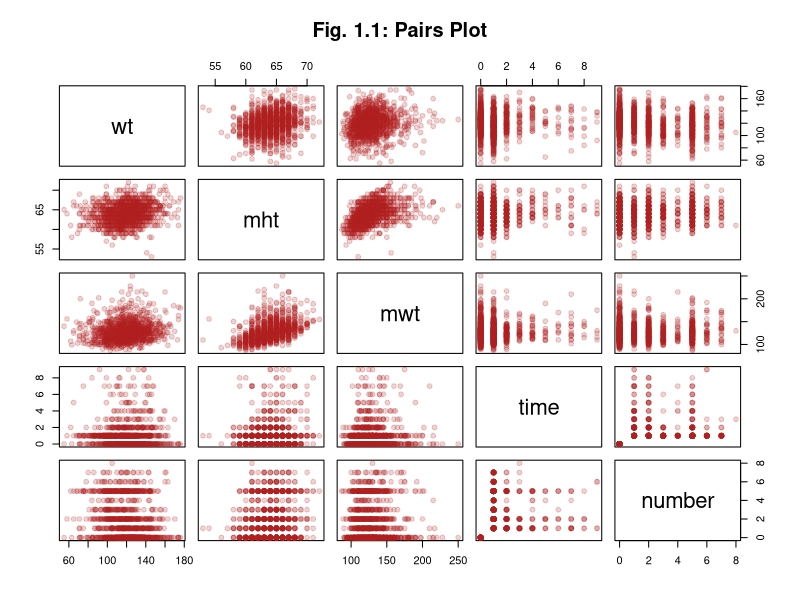
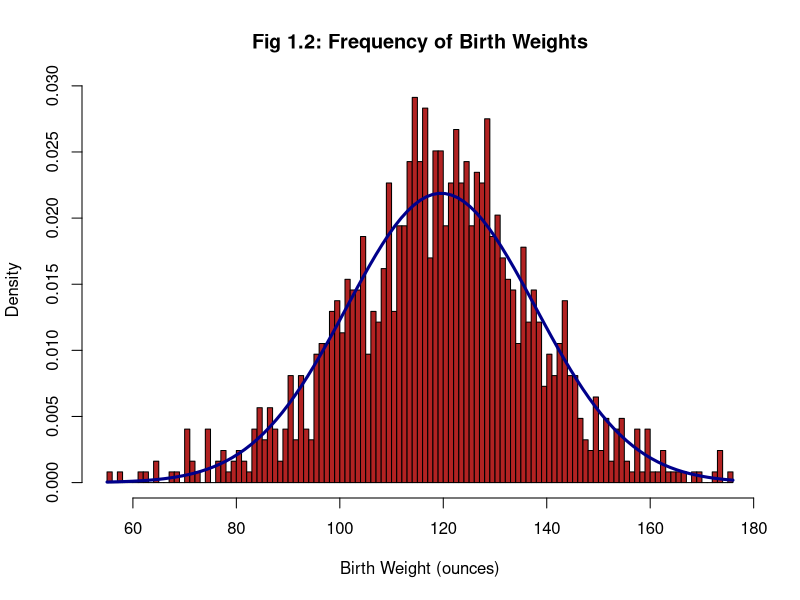
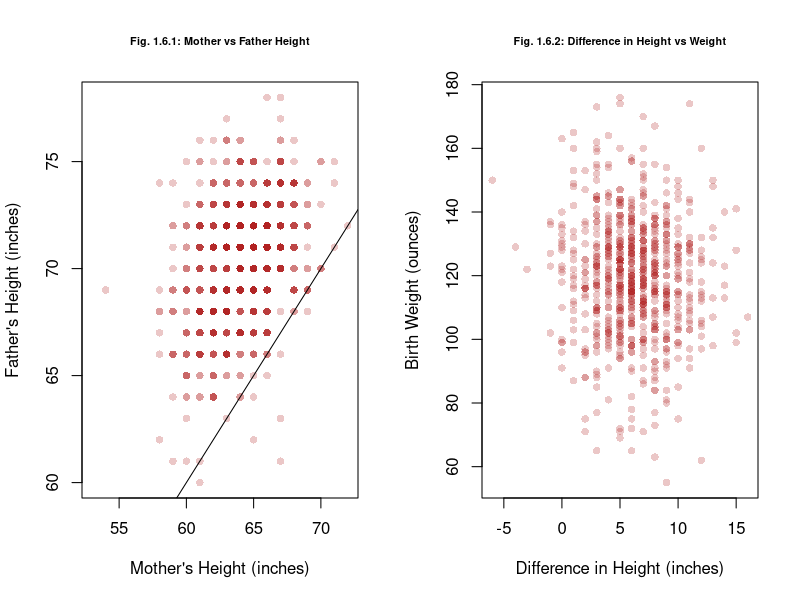
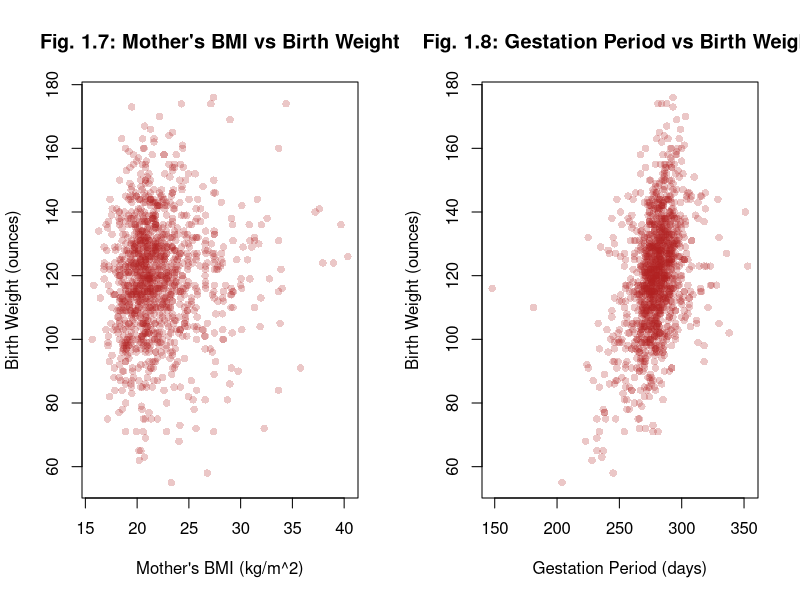
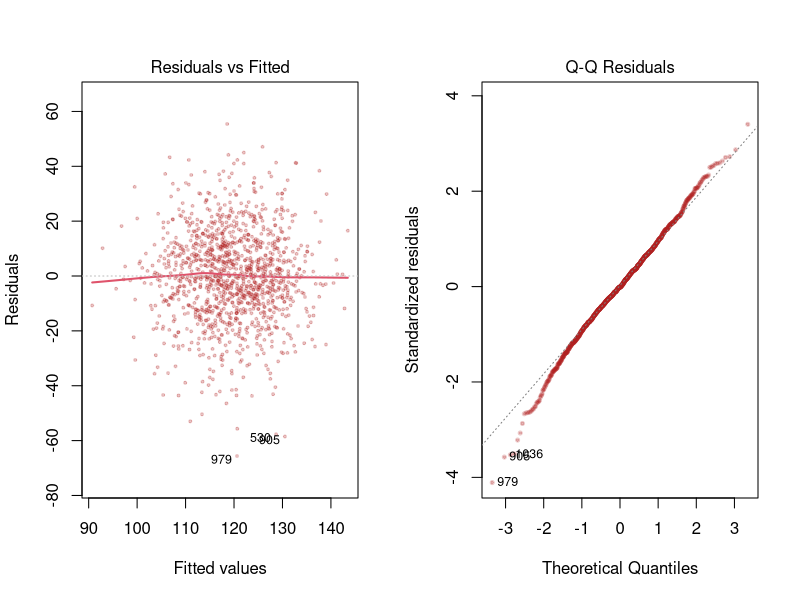
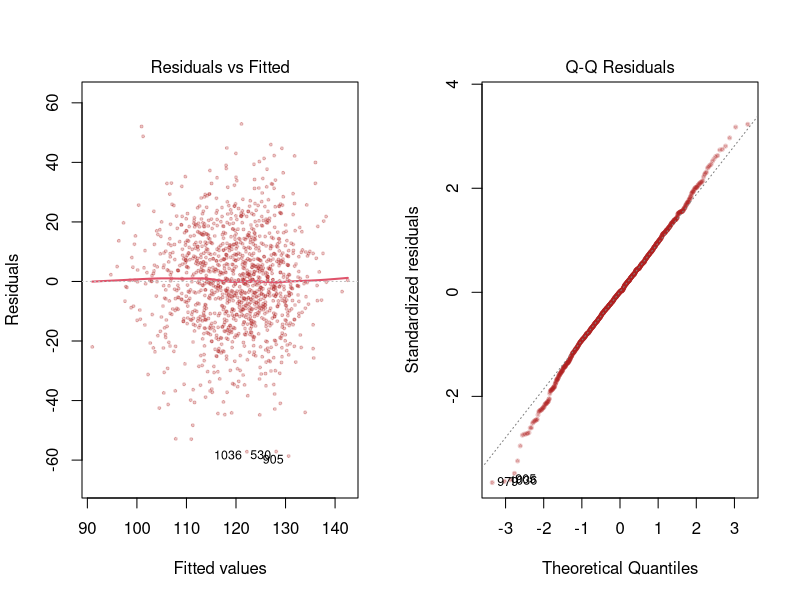
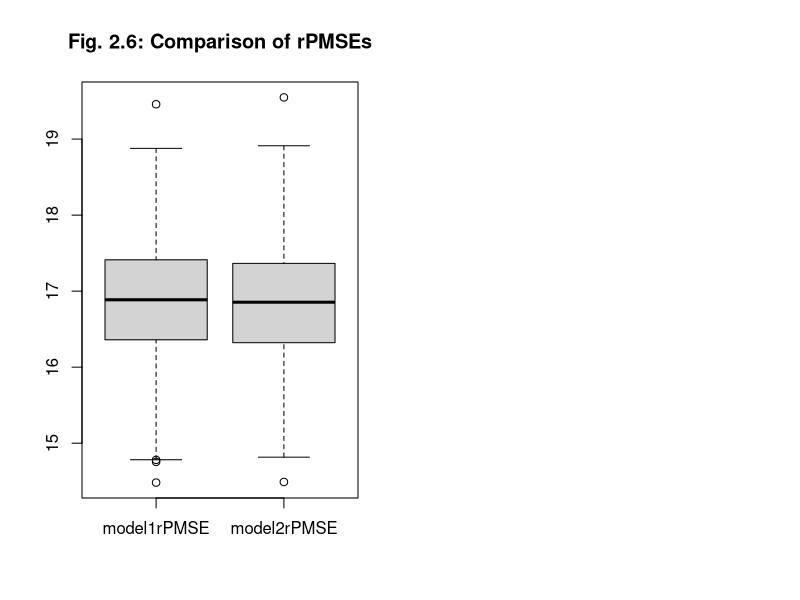
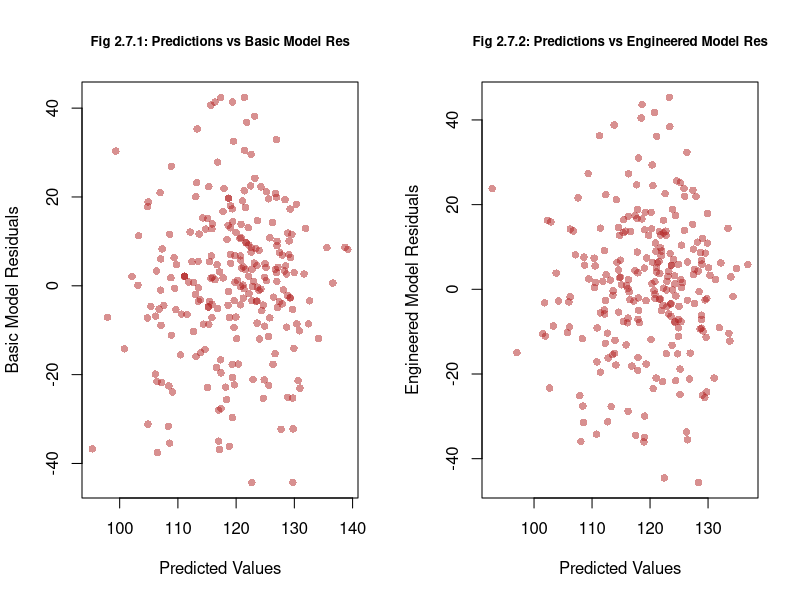

Here is the R script that generated these plots, in order:
## ---- chunk 1
# Knitr Configuration
knitr::opts_chunk$set(
  comment = NA,
  cache = TRUE,
  include = TRUE,
  echo = FALSE,
  results = "markup",
  fig.show = "asis",
  fig.height = 3.2,
  fig.align = "center"
)
## ---- chunk 2
# Define all the functions and constants used later

# Category names for Ethnicity variates
ethLabels <- c(
  "Caucasian",
  "Mexican",
  "African-American",
  "Asian",
  "Mixed",
  "Other"
)

# Category names for Education variates
edLabels <- c(
  "Elementary School",
  "Middle School",
  "High School",
  "High School + Trade School",
  "High School + Some College",
  "College Graduate",
  "Trade School",
  "High School Unclear"
)

# Number of imputed datasets
k <- 5

# Unit conversion factors
poundsToKg <- 0.453592
inchesToM <- 0.0254

# The boundaries for BMI categories ("Pregnancy weight gain: What's healthy?", 2017)

underweightNormalBoundary <- 18.5
normalOverweightBoundary <- 25
overweightObeseBoundary <- 30

# Use test 20% for test set in cross validation
testSetRatio = 0.2

# Number of cross-validation trials
# "Usually about a thousand is fine" - M. Lysy, Nov. 27, 2018
m <- 1000
## ---- chunk 3
# Input: bmi - a BMI
# Output: TRUE/FALSE depending on if the BMI falls into category in function name
isUnderweight <- function (bmi) bmi < underweightNormalBoundary
isNormal <- function (bmi) bmi < normalOverweightBoundary &
                           bmi >= underweightNormalBoundary
isOverweight <- function (bmi) bmi < overweightObeseBoundary &
                               bmi >= normalOverweightBoundary
isObese <- function (bmi) bmi >= overweightObeseBoundary

# Input: wtLbs - weight in pounds
#        htIn - height in inches
# Output: (double) BMI
bmi <- function (wtLbs, htIn) (wtLbs * poundsToKg) / (htIn * inchesToM)^2
## ---- chunk 4
# Roughly translate the "number" category to a floating point
# number of the actual number of cigarettes smoked
# Input: number - raw value for 'number' variable
# Output: (double) approximation of the number of individual cigarettes smoked per day
numCigs <- function (number) (number > 0 & number <= 4) * (5 * number - 2.5) +
                             (number > 4) * (10 * number - 25.5)
## ---- chunk 5
# Decode most categorical variates and encode them as labelled factors
# Decodes 'number' and converts it to a float using numCigs
# Decodes 'income' and converts it so a factor with 3 broader categories
# Returns a new data frame and does not modify the given one
# Input: birthsDataset - an imputed births dataset
# Output: a new data frame with factor encoded categorical variables
decodeBirthVariates <- function (birthsDataset) {
  newDataset = data.frame(birthsDataset)

  newDataset$meth <- cut(
    birthsDataset$meth,
    breaks = c(0, 5:10), 
    labels = ethLabels,
    right = TRUE,
    include.lowest= TRUE
  )

  newDataset$med <- cut(
    birthsDataset$med,
    breaks = 0:8, 
    labels = edLabels,
    right = FALSE
  )

  newDataset$feth <- cut(
    birthsDataset$feth,
    breaks = c(0, 5:10),
    labels = ethLabels,
    right = TRUE,
    include.lowest= TRUE
  )

  newDataset$fed <- cut(
    birthsDataset$fed,
    breaks = 0:8, 
    labels = edLabels,
    right = FALSE
  )

  newDataset$smoke <- cut(
    birthsDataset$smoke,
    breaks = 0:4, 
    labels = c(
      "Never",
      "Smokes Now",
      "Until Pregnancy",
      "Doesn't Smoke Anymore"
    ),
    right = FALSE
  )

  newDataset$marital <- cut(
    birthsDataset$marital,
    breaks = 0:5,
    labels = c(
      "Married",
      "Legally Separated",
      "Divorced",
      "Widowed",
      "Never Married"
    )
  )

  newDataset$number <- numCigs(birthsDataset$number)

  newDataset$time <- cut(
    birthsDataset$time,
    breaks = 0:10,
    labels = c(
      "Never Smoked",
      "Still Smokes",
      "During Pregnancy",
      "Less Than A Year",
      "1-2 Years",
      "2-3 Years",
      "3-4 Years",
      "5-9 Years",
      "More Than 10 Years",
      "Quit But Don't Know When"
    ),
    right = FALSE
  )

  newDataset$income <- cut(
    birthsDataset$income,
    breaks = c(0, 1, 2, 10),
    labels = c(
      "Under 2500",
      "2500-4999",
      "Over 5000"
    ),
    right = FALSE
  )

  newDataset
}
## ---- chunk 6
# Input: time - time since quitting smoking in original integer encoding
#        number - number of cigarettes smoked in original integer encoding
#        impactHalfLife - the half-life of the smoking impact as it decays after quitting
# Output: (doubel) our custom smoking impact variate
smokingImpact <- function (time, number, impactHalfLife) {
  # Take the average of the bounds of the range of cigarettes smoked by a given category
  # as the approximate exact number of cigarettes smoked per day
  activeSmokingImpact = log(
    numCigs(number) +
    (number == 0) * 1 # This term guarantees a value of 0 for non-smokers (0 = log(1))
  )
  
  # Approximate a scalar number of years since quiting based on the categorical variable
  yearsQuit = (time >= 3) * (-2.5 + time) + (time >= 7) * (-18.5 + 3 * time)
  # Time = 1 or 2 are special cases with 0 decay
  yearsQuit = yearsQuit * (time >= 3)
  
  decayedSmokingImpact = activeSmokingImpact * 2^(-yearsQuit / impactHalfLife)
  
  decayedSmokingImpact
}
## ---- chunk 7
# Input: imputedBirthsDataset - an imputed births dataset
#        impactHalfLife - the half-life parameter to supply when computing smokingImpact
# Output: a new data frame with factor encoded categorical variables and new engineered features
craftFeatures <- function (imputedBirthsDataset, impactHalfLife = 2) {
  newDataset = decodeBirthVariates(imputedBirthsDataset)

  # Note: This treats parents of "Other" ethnicity
  # as the same ethnicity though they may not be
  newDataset$sameEth <- factor(
    (imputedBirthsDataset$meth != 9 & # If they are both "Mixed" then it is like two
                                      # parents of different ethnicities
     imputedBirthsDataset$meth == imputedBirthsDataset$feth) |
    # Both Caucasian
    (imputedBirthsDataset$meth < 6 & imputedBirthsDataset$feth < 6),
    labels = c("Different", "Same")
  )
  
  newDataset$htDiff <- newDataset$fht - newDataset$mht
    
  # If a mother is having her first child after 40,
  # we say that she is becoming a mother late in life
  newDataset$lateMom <- factor(
    newDataset$parity == 0 & newDataset$mage >= 40,
    labels = c("Not late", "Late")
  )

  newDataset$mBMI <- bmi(newDataset$mwt, newDataset$mht)
  
  # Multiplying by 1, 2, and 3 to give integer encoding of
  # categories which are then changed to a factor
  newDataset$mBMICategory <- factor(
    1 * isNormal(newDataset$mBMI)
      + 2 * isOverweight(newDataset$mBMI)
      + 3 * isObese(newDataset$mBMI),
    labels = c("Underweight", "Normal", "Overweight", "Obese")
  )
  
  newDataset$smokingImpact <- smokingImpact(
    imputedBirthsDataset$time,
    imputedBirthsDataset$number,
    impactHalfLife
  )
  
  newDataset
}
## ---- chunk 8
# Input: model - a model
#        datasets - a collection of imputed datasets
# Output: (float) the average AIC of the model across the given datasets
meanAIC <- function (model, datasets) mean(sapply(
  datasets,
  function (dataset) AIC(update(model, data = dataset))
))
## ---- chunk 9
# Input: datasets - a collection of imputed datasets
#        predictedVar - the variables to be predicted by the model
#        excludedVars - variables in the datasets to be ignored in model selection
#        specialTerms - specific terms to be allowed in the model (overrides exlusion)
# Output: an automatically selected model which fits predictedVar with variables
#         from the dataset
selectModel <- function (
  datasets,
  predictedVar,
  excludedVars = c(),
  specialTerms = c()
) {
  selectedModelMeanAIC = .Machine$integer.max
  selectedModel = NULL
  
  # Fit a model against each dataset and keep with one which performs best on all
  for (dataset in datasets) {
    M0 = lm(wt ~ 1, data = dataset)
    Mmax = lm(
      # Write maximal formula with interaction effects between all vars not excluded,
      # with added special terms on their own
      formula(paste(
        predictedVar,
        "~",
        "(.",
        Reduce(
          function (l, r) paste(l, r),
          Map(function (term) paste("-", term), excludedVars),
          ""
        ),
        ")^2",
        Reduce(
          function (l, r) paste(l, r),
          Map(function (term) paste("+", term), specialTerms),
          ""
        )
      )),
      data = dataset
    ) 
  
    candidateModel = step(
      lm(wt ~ 1, data = dataset),
      scope = list(lower = M0, upper = Mmax),
      direction = "both",
      trace = 0
    )
  
    candidateModelMeanAIC = meanAIC(candidateModel, datasets)
  
    if (candidateModelMeanAIC < selectedModelMeanAIC) {
      selectedModel = update(candidateModel, data = dataset)
      selectedModelMeanAIC = candidateModelMeanAIC
    }
  }
  
  selectedModel
}
## ---- chunk 10
# Input: model1 - a model
#        model2 - a model
#        datasets - datasets to cross-validate the models on
# Output: the rPMSE for each model on each cross-validation trial,
#         as well as a sample of actual values, predictions, and residuals
#         from the final trial
crossValidate <- function (model1, model2, datasets) {
  model1rPMSE <- vector(mode = "numeric", length = m)
  model2rPMSE <- vector(mode = "numeric", length = m)

  for (i in 1:m) {
    chosenSet = datasets[[1 + i %% k]]
    Ntotal = nrow(chosenSet)
    Ntest = floor(Ntotal * testSetRatio)
    outOfSampleIndices = sample(Ntotal, Ntest)
    trainSet = chosenSet[-outOfSampleIndices, ]
    testSet = chosenSet[outOfSampleIndices, ]
    
    model1 = update(model1, data = trainSet)
    model2 = update(model2, data = trainSet)
    outOfSamplePredictions1 = predict(model1, newdata = testSet)
    outOfSamplePredictions2 = predict(model2, newdata = testSet)
    predictionErrors1 = (testSet$wt - outOfSamplePredictions1) ^ 2
    predictionErrors2 = (testSet$wt - outOfSamplePredictions2) ^ 2
    model1rPMSE[i] <- sqrt(sum(predictionErrors1) / Ntest)
    model2rPMSE[i] <- sqrt(sum(predictionErrors2) / Ntest)
  }
  
  list(
    rPMSEs = data.frame(model1 = model1rPMSE, model2 = model2rPMSE),
    actual = testSet$wt,
    predictions = data.frame(
      model1 = outOfSamplePredictions1,
      model2 = outOfSamplePredictions2
    ),
    residuals = data.frame(
      model1 = outOfSamplePredictions1 - testSet$wt,
      model2 = outOfSamplePredictions2 - testSet$wt
    )
  )
}
## ---- chunk 11
# Import dataset
births <- read.csv("chds_births.csv")
## ---- chunk 12
# The occurrences of marital == 0 are likely transcription errors.
# Replace them with NAs
mendedBirths <- data.frame(births)
mendedBirths[mendedBirths$marital == 0, "marital"] <- NA
## ---- chunk 13
# Suppress library warnings
options(warn=-1)

# Multiple Imputation
library(mice, quietly = TRUE)

# For consistency
set.seed(331)

multiplyImputedBirths <- mice(
  mendedBirths,
  m = k,
  method = "pmm",
  printFlag = FALSE
)

# Gather the imputed datasets
imputedBirths <- lapply(1:k, function(i) complete(multiplyImputedBirths, i))
## ---- chunk 14
# Decode the categorical variables into factors and replace number with
# numCigs so that we don't get linearly dependent categories for never smoked
# and smoked 0 cigarettes
decodedImputedBirths <- lapply(imputedBirths, decodeBirthVariates)
## ---- chunk 15
# The candidate values for half life
halfLifeValues <- seq(0.1, 10, by = 0.1)

# The half life value which maximized multiple R squared
optimalImpactHalfLife <- 0.1 * which.max(sapply(
  halfLifeValues,
  function (halfLife) summary(lm(
    wt ~ smokingImpact + time + numCigs,
    data = data.frame(
      wt = imputedBirths[[1]]$wt,
      time = imputedBirths[[1]]$time,
      numCigs = numCigs(
        imputedBirths[[1]]$number
      ),
      smokingImpact = smokingImpact(
        imputedBirths[[1]]$time,
        imputedBirths[[1]]$number,
        impactHalfLife = halfLife
      )
    )
  ))$r.squared
))

paste("Optimal impact half life:", optimalImpactHalfLife)
## ---- chunk 16
library(purrr) # Needed for the function 'partial' used below
# Create datasets with our engineered features and the previous factor
# transformations from decodeImputedBirths as well, using the optimized
# impact half life value
engineeredFeatureBirths <- lapply(
  imputedBirths,
  partial(craftFeatures, impactHalfLife = optimalImpactHalfLife)
)
## ---- chunk 17
pairs(
  births[c("wt", "mht", "mwt", "time", "number")],
  col = adjustcolor("firebrick", 0.2),
  pch = 19,
  main = "Fig. 1.1: Pairs Plot"
)
## ---- chunk 18
h<- hist(
  births$wt,
  breaks = 100,
  freq = FALSE,
  col = "firebrick",
  main = "Fig 1.2: Frequency of Birth Weights",
  xlab = "Birth Weight (ounces)",
  mar = c(1, 4, 1, 2) + 0.1
) 

curve(
  dnorm(x, mean(births$wt), sd(births$wt)),
  add = TRUE,
  lwd = 3, 
  col = "darkblue"
)
## ---- chunk 19
par(mfrow = c(1,2))
plot(
  births$mht,
  births$fht,
  col = adjustcolor("firebrick", 0.25),
  pch = 16,
  main = "Fig. 1.6.1: Mother vs Father Height",
  cex.main = 0.75,
  xlab = "Mother's Height (inches)",
  ylab = "Father's Height (inches)",
  cex.main = 0.65
)
abline(coef = c(0, 1))
plot(
  births$fht - births$mht,
  births$wt,
  pch = 16,
  col = adjustcolor("firebrick", 0.25),
  main = "Fig. 1.6.2: Difference in Height vs Weight",
  cex.main = 0.75,
  xlab = "Difference in Height (inches)",
  ylab = "Birth Weight (ounces)",
  cex.main = 0.65
)

mean(imputedBirths[[1]][imputedBirths[[1]]$mht > imputedBirths[[1]]$fht, "wt"])
mean(imputedBirths[[1]][imputedBirths[[1]]$mht <= imputedBirths[[1]]$fht, "wt"])
## ---- chunk 20
plot(
  bmi(births$mwt, births$mht),
  births$wt,
  pch = 16,
  col = adjustcolor("firebrick", 0.25),
  main = "Fig. 1.7: Mother's BMI vs Birth Weight",
  xlab = "Mother's BMI (kg/m^2)",
  ylab = "Birth Weight (ounces)"
)
## ---- chunk 21
plot(
  births$gestation,
  births$wt,
  col = adjustcolor("firebrick", 0.25),
  main = "Fig. 1.8: Gestation Period vs Birth Weight",
  xlab = "Gestation Period (days)",
  ylab = "Birth Weight (ounces)",
  pch = 16
)
## ---- chunk 22
paste("Table 1.9: Number of Occurrences per Marital Status category")
summary(factor(births$marital))
## ---- chunk 23
N <- nrow(mendedBirths)

paste("Table 1.10: Fraction of NAs by Variable")
round(
  sapply(
    colnames(mendedBirths),
    function (colname) sum(is.na(mendedBirths[colname])) / N
  ),
  2
)
nrow(na.omit(
  mendedBirths[, !(colnames(mendedBirths) %in% c("fht", "fwt", "income"))]
)) / N
## ---- chunk 24
basicBirthWeightModel <- selectModel(
  decodedImputedBirths,
  "wt",
  excludedVars = c("gestation", "smoke", "marital"),
  specialTerms = c("marital")
)
basicBirthWeightModelMeanAIC <- meanAIC(basicBirthWeightModel, decodedImputedBirths)
basicBirthWeightModel$call
## ---- chunk 25
engineeredBirthWeightModel <- selectModel(
  engineeredFeatureBirths,
  "wt",
  excludedVars = c("gestation", "smoke", "time", "fht", "mBMICategory", "income",
                   "marital", "med", "fed", "meth", "feth", "htDiff", "lateMom"),
  specialTerms = c("time", "fht", "mBMICategory", "income",
                   "marital", "med", "fed", "meth", "feth", "htDiff", "lateMom")
)
engineeredBirthWeightModelMeanAIC <- meanAIC(
  engineeredBirthWeightModel,
  engineeredFeatureBirths
)
engineeredBirthWeightModel$call
## ---- chunk 26
# residual standard error
basicRes <- summary(basicBirthWeightModel)$sigma
enginRes <- summary(engineeredBirthWeightModel)$sigma

#R squared calculation
basicRsquared <- summary(basicBirthWeightModel)$r.squared
enginRsquared <- summary(engineeredBirthWeightModel)$r.squared

#R squared adjusted
basicARsquared <- summary(basicBirthWeightModel)$adj.r.squared
enginARsquared <- summary(engineeredBirthWeightModel)$adj.r.squared

summaryTable <- data.frame(c(basicRes, enginRes), c(basicRsquared, enginRsquared), c(basicARsquared, enginARsquared))
colnames(summaryTable) <- c("Residual Standard Error", "R Squared", "Adjusted R Squared")
rownames(summaryTable) <- c("Basic Model", "Engineered Model")
summaryTable 
## ---- chunk 27
layout(matrix(c(1, 2, 4, 5), 1, 2, byrow = TRUE))
plot(
  basicBirthWeightModel,
  cex = 0.4,
  which = c(1, 2),
  pch = 19,
  col = adjustcolor("firebrick", 0.25),
  lwd = 2,
  main = NULL
)
## ---- chunk 28
layout(matrix(c(1, 2, 4, 5), 1, 2, byrow = TRUE))
plot(
  engineeredBirthWeightModel,
  cex = 0.4,
  which = c(1, 2),
  pch = 19,
  col = adjustcolor("firebrick", 0.25),
  lwd = 2,
  main = NULL
)
## ---- chunk 29
press1 <- resid(basicBirthWeightModel) / (1 - hatvalues(basicBirthWeightModel)) 
press2 <- resid(engineeredBirthWeightModel) / (1 - hatvalues(engineeredBirthWeightModel))
AIC1 <- c("Basic", "Engineered")

#display results
disp <- rbind(
  AIC = c(
    engineeredBirthWeightModelMeanAIC,
    basicBirthWeightModelMeanAIC),
    PRESS = c(sum(press1^2), sum(press2^2)
  )
)
colnames(disp) <- c("Basic", "Engineered")
disp
## ---- chunk 30
cvResults <- crossValidate(
  basicBirthWeightModel,
  engineeredBirthWeightModel,
  engineeredFeatureBirths
)
## ---- chunk 31
rPMSEs <- cvResults$rPMSEs
PMSETable <- data.frame(
  c(
    mean(rPMSEs$model1),
    sd(rPMSEs$model1)
  ),
  c(
    mean(rPMSEs$model2),
    sd(rPMSEs$model2)
  )
)
colnames(PMSETable) <- c("Basic Model", "Engineered Model")
rownames(PMSETable) <- c("Mean", "SD")
PMSETable
## ---- chunk 32
boxplot(
  list(model1rPMSE = rPMSEs$model1, model2rPMSE = rPMSEs$model2), 
  main = "Fig. 2.6: Comparison of rPMSEs"
)

layout(matrix(c(1, 2, 4, 5), 1, 2, byrow = TRUE))
plot(
  cvResults$predictions$model1,
  cvResults$residuals$model1,
  main = "Fig 2.7.1: Predictions vs Basic Model Res",
  cex.main = 0.8,
  col = adjustcolor("firebrick", 0.5),
  xlab = "Predicted Values",
  ylab = "Basic Model Residuals",
  pch = 16
)
plot(
  cvResults$predictions$model2,
  cvResults$residuals$model2,
  main = "Fig 2.7.2: Predictions vs Engineered Model Res",
  cex.main = 0.8,
  col = adjustcolor("firebrick", 0.5),
  xlab = "Predicted Values",
  ylab = "Engineered Model Residuals",
  pch = 16
)
## ---- chunk 33
par(mfrow = c(1, 2))
qqnorm(
  cvResults$residuals$model1,
  main = "Fig. 2.8.1: Normal Q-Q Plot for Basic",
  cex.main = 0.85,
  pch = 16,
  col = adjustcolor("firebrick", 0.5)
)
abline(a = 0, b = 20, lty = 2, lwd = 2, col = "blue")

qqnorm(
  cvResults$residuals$model2,
  main = "Fig. 2.8.2: Normal Q-Q Plot for Engineered",
  cex.main = 0.85,
  pch = 16,
  col = adjustcolor("firebrick", 0.5)
)
abline(a = 0, b = 20, lty = 2, lwd = 2, col = "blue")
## ---- chunk 34
# Reconfigure Knitr for Appendix
knitr::opts_chunk$set(include = TRUE, echo = TRUE, eval = FALSE)
## ---- chunk 35

## ---- chunk 36

## ---- chunk 37

## ---- chunk 38

## ---- chunk 39

## ---- chunk 40

## ---- chunk 41

## ---- chunk 42

## ---- chunk 43

## ---- chunk 44

## ---- chunk 45

## ---- chunk 46

## ---- chunk 47

## ---- chunk 48

## ---- chunk 49

## ---- chunk 50

## ---- chunk 51

## ---- chunk 52
plot(
  births$meth,
  births$wt,
  col = adjustcolor("firebrick", 0.25),
  pch = 16,
  main = "Fig 1.3: Mother's Ethnicity vs Birth Weight",
  xlab = "Mother's Ethnicity",
  ylab = "Birth Weight (ounces)",
  mar = c(1, 4, 1, 2) + 0.1
)
## ---- chunk 53
plot(
  births$parity,
  births$wt,
  pch = 16,
  col = adjustcolor("firebrick", 0.25),
  main = "Fig. 1.4: Parity vs Birth Weight",
  xlab = "Parity",
  ylab = "Birth Weight (ounces)"
)
## ---- chunk 54
par(mfrow = c(1, 2))
plot(
  births$med,
  births$wt,
  col = adjustcolor("firebrick", 0.25),
  pch = 16,
  cex.main = 0.75,
  cex.lab = 0.75,
  main = "Fig 1.5.1: Mother's Education vs Birth Weight",
  xlab = "Mother's Education",
  ylab = "Birth Weight (ounces)"
)
plot(
  births$fed,
  births$wt,
  col = adjustcolor("firebrick", 0.25),
  pch = 16,
  cex.main = 0.75,
  cex.lab = 0.75,
  main = "Fig. 1.5.2: Father's Education vs Birth Weight",
  xlab = "Father's Education",
  ylab = "Birth Weight (ounces)"
)
plot(
  births$mage,
  births$wt,
  pch = 16,
  cex.main = 0.75,
  cex.lab = 0.75,
  col = adjustcolor("firebrick", 0.25),
  main = "Fig. 1.5.3: Mother's Age vs Birth Weight",
  xlab = " Mother's Age",
  ylab = "Birth Weight (ounces)"
)
plot(
  births$income,
  births$wt,
  pch = 16,
  cex.main = 0.75,
  cex.lab = 0.75,
  col = adjustcolor("firebrick", 0.25),
  main = "Fig. 1.5.4: Household Income vs Birth Weight",
  xlab = "Household Income (USD)",
  ylab = "Birth Weight (ounces)"
)
## ---- chunk 55

## ---- chunk 56

## ---- chunk 57

## ---- chunk 58

## ---- chunk 59

## ---- chunk 60

## ---- chunk 61

## ---- chunk 62

## ---- chunk 63

## ---- chunk 64

## ---- chunk 65

## ---- chunk 66

## ---- chunk 67
qqplot(
  cvResults$predictions$model1,
  cvResults$actual,
  main = "Q-Q Plot",
  xlab = "Predicted Values",
  ylab = "Actual Values"
)
abline(a = 0, b = 1, lty = 2, col = "red")

qqplot(
  cvResults$predictions$model2,
  cvResults$actual,
  main = "Q-Q Plot",
  xlab = "Predicted Values",
  ylab = "Actual Values"
)
abline(a = 0, b = 1, lty = 2, col = "red")
## ---- chunk 68
plot(basicBirthWeightModel, cex = 0.4, which = c(4, 4), pch = 19, lwd = 2, main = NULL)
## ---- chunk 69
plot(engineeredBirthWeightModel, cex = 0.4, which = c(4, 4), pch = 19, lwd = 2, main = NULL)
## ---- chunk 70
# Basic coefficients
basicCoeff <- data.frame(summary(basicBirthWeightModel)$coefficients)

format(round(basicCoeff, 3), digits = 2, scientific = FALSE)
## ---- chunk 71
# Engineered coefficients
enginCoeff <- data.frame(summary(engineeredBirthWeightModel)$coefficients)
format(round(enginCoeff, 3), digits = 2, scientific = FALSE)
## ---- chunk 72
plot(engineeredBirthWeightModel, cex = 0.4, which = c(1, 2, 3), pch = 19, lwd = 2, main = NULL)
## ---- chunk 73
# Percentage of entries in each category for time
percentTime <- data.frame(c(0, 1, 2, 3, 4, 5, 6, 7, 8, 9), 
           sapply(0:9, function(i) sum(na.omit(births$time == i))/N))
colnames(percentTime) <- c("Category Corresponding to Time", "Percentage of the Population")
percentTime
## ---- chunk 74

## ---- chunk 75

## ---- chunk 76
